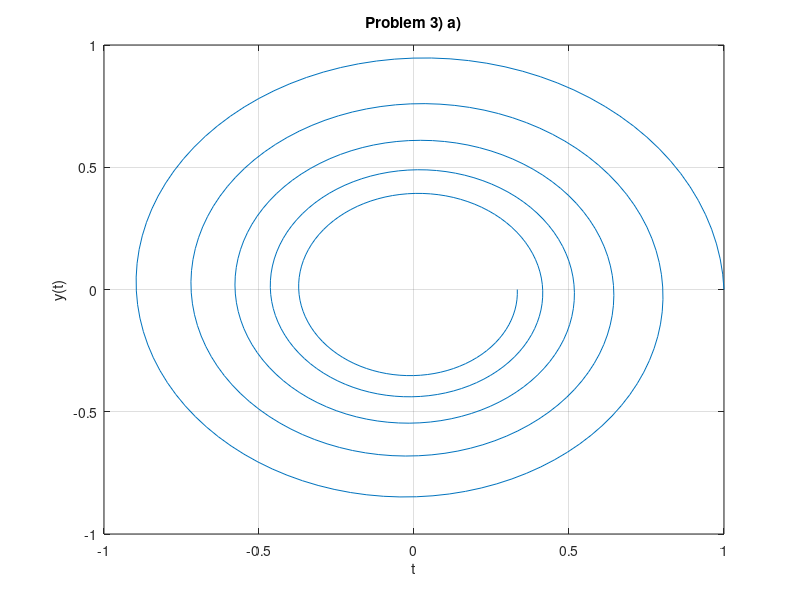

Reproduce this figure in MATLAB.
t = linspace(0, 10, 500);
y = exp((-0.1099 + 1i.*(pi)).*t);
plot(y);
xlabel('t');
ylabel("y(t)");
title("Problem 3) a)");
grid on;